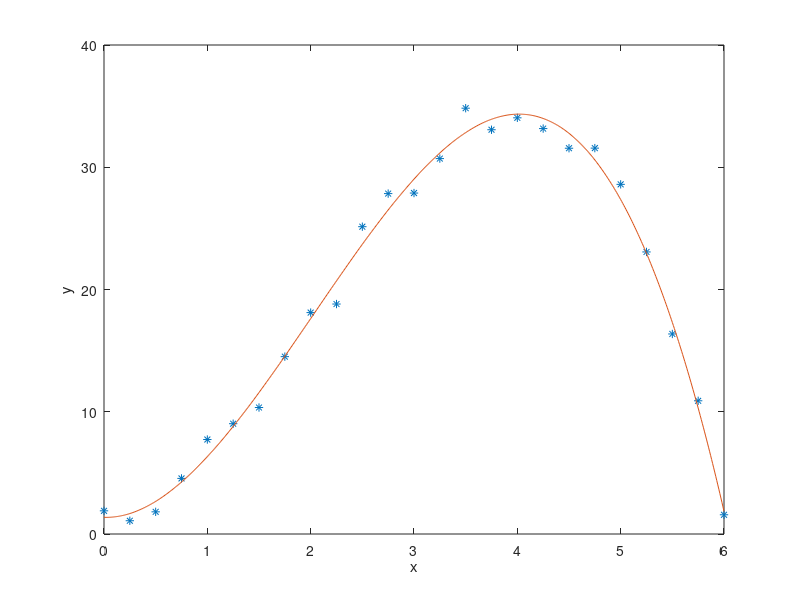

The MATLAB script that drew this image:
clear all
x=0:0.25:6;
y=2+6*x.^2-x.^3;
y=y+randn(size(x))%creeaza eroare random
xx=0:0.01:6;
p=polyfit(x,y,3);
yy=polyval(p,xx);
plot(x,y,'*',xx,yy)
axis([0 6 0 40])
xlabel('x');ylabel('y');




